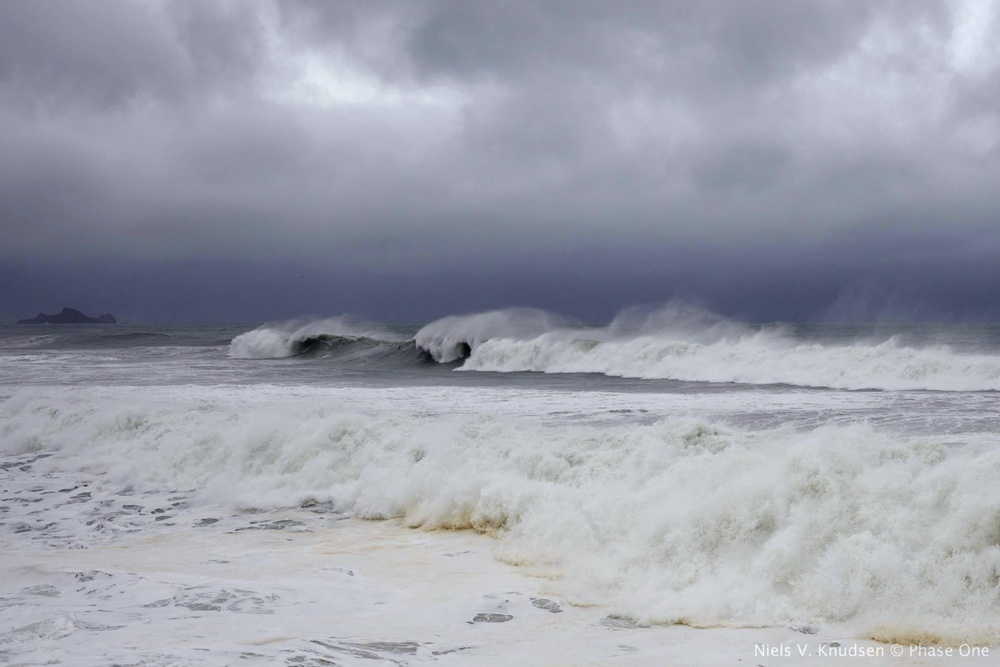
#> input picture trabalho pratico 8/cobaia.jpg, 1000 x 667 px, shrunk from 2560 x 1707 before the run
$ python morfologia.py
#> lines starting #> are read from the running program, lines starting #| are printed output that depends on the picture; after the words box and inside, x2 and y2 are one past the last pixel; in counts of white or black regions, pixels touching at a corner belong together
import numpy as np
import cv2
import os
import sys
import glob
import time

def create_structuring_element(shape="rect", ksize=3):
    """
    Cria um elemento estruturante dinâmico (matriz binária 0 e 1) de dimensão ímpar.

    Parâmetros:
    -----------
    shape : str
        Formato do elemento:
        - 'rect': Quadrado preenchido de 1s (padrão).
        - 'cross': Cruz centrada de 1s.
        - 'ellipse': Disco/elipse de 1s.
    ksize : int
        Tamanho ímpar da matriz (ex: 3, 5, 7).

    Retorna:
    --------
    np.ndarray
        Matriz binária 2D uint8 contendo apenas valores 0 e 1.
    """
    if not isinstance(ksize, int) or ksize < 1 or ksize % 2 == 0:
        raise ValueError(f"ksize deve ser um inteiro ímpar positivo. Recebido: {ksize}")

    if shape == "rect":
        return np.ones((ksize, ksize), dtype=np.uint8)
    elif shape == "cross":
        B = np.zeros((ksize, ksize), dtype=np.uint8)
        center = ksize // 2
        B[center, :] = 1
        B[:, center] = 1
        return B
    elif shape == "ellipse":
        center = (ksize - 1) / 2.0
        y, x = np.ogrid[:ksize, :ksize]
        dist = ((x - center) ** 2 + (y - center) ** 2)
        radius_sq = (center) ** 2
        return (dist <= radius_sq).astype(np.uint8)
    else:
        raise ValueError(f"Formato desconhecido: '{shape}'. Opções: 'rect', 'cross', 'ellipse'.")

def _validate_structuring_element(B):
    """Valida se o elemento estruturante é uma matriz binária 2D de dimensão ímpar."""
    if B is None:
        return create_structuring_element(shape="rect", ksize=3)
    if not isinstance(B, np.ndarray) or len(B.shape) != 2:
        raise ValueError("O elemento estruturante B deve ser um numpy.ndarray bidimensional.")
    kh, kw = B.shape
    if kh % 2 == 0 or kw % 2 == 0:
        raise ValueError(f"As dimensões do elemento estruturante devem ser ímpares. Recebido: {kh}x{kw}")
    return (B != 0).astype(np.uint8)

def dilate(image, B=None):
    """
    Dilatação Morfológica Vetorizada via Slicing e Stacking (Projeção Temporal com np.max).

    Suporta imagens binárias ({0, 1} ou {0, 255}) e imagens em níveis de cinza [0, 255].
    Utiliza padding com 0 para evitar distorções nas bordas.
    """
    B = _validate_structuring_element(B)
    kh, kw = B.shape
    pad_h = (kh - 1) // 2
    pad_w = (kw - 1) // 2
    H, W = image.shape[:2]

    # 1. Padding com 0 (expansão da imagem)
    if len(image.shape) == 2:
        padded = np.pad(image, ((pad_h, pad_h), (pad_w, pad_w)), mode='constant', constant_values=0)
    else:
        padded = np.pad(image, ((pad_h, pad_h), (pad_w, pad_w), (0, 0)), mode='constant', constant_values=0)

    # 2. Recorte de fatias contínuas onde o elemento estruturante B possui valor 1
    slices = []
    for i in range(kh):
        for j in range(kw):
            if B[i, j] == 1:
                slices.append(padded[i:i + H, j:j + W])

    # 3. Empilhamento em cubo multidimensional e projeção temporal (np.max)
    stack = np.stack(slices, axis=-1)
    return np.max(stack, axis=-1)

def erode(image, B=None, is_binary=False):
    """
    Erosão Morfológica Vetorizada via Slicing e Stacking (Projeção Temporal com np.min).

    Suporta imagens binárias e em níveis de cinza.
    Utiliza padding com 1 (se binária {0, 1}) ou 255 (se em cinza / {0, 255}),
    evitando o escurecimento artificial das bordas.
    """
    B = _validate_structuring_element(B)
    kh, kw = B.shape
    pad_h = (kh - 1) // 2
    pad_w = (kw - 1) // 2
    H, W = image.shape[:2]

    # Valor neutro do padding para a erosão:
    # 1 para binário {0, 1}; 255 para tons de cinza ou binário escalado em {0, 255}
    if is_binary and image.max() <= 1:
        pad_val = 1
    else:
        pad_val = 255

    # 1. Padding com valor máximo neutro (1 ou 255)
    if len(image.shape) == 2:
        padded = np.pad(image, ((pad_h, pad_h), (pad_w, pad_w)), mode='constant', constant_values=pad_val)
    else:
        padded = np.pad(image, ((pad_h, pad_h), (pad_w, pad_w), (0, 0)), mode='constant', constant_values=pad_val)

    # 2. Recorte de fatias onde B == 1
    slices = []
    for i in range(kh):
        for j in range(kw):
            if B[i, j] == 1:
                slices.append(padded[i:i + H, j:j + W])

    # 3. Empilhamento e projeção temporal (np.min)
    stack = np.stack(slices, axis=-1)
    return np.min(stack, axis=-1)

def morphological_gradient(image, B=None):
    """
    Gradiente Morfológico em Tons de Cinzento: g = (f ⊕ b) - (f ⊖ b)

    Calcula a diferença aritmética entre a imagem dilatada e a imagem erodida,
    enfatizando as transições de intensidade (bordas) de forma isotrópica.
    """
    B = _validate_structuring_element(B)
    dilated = dilate(image, B)
    eroded = erode(image, B, is_binary=False)

    # Diferença com casting defensivo para evitar underflow em uint8
    gradient = np.clip(dilated.astype(np.int32) - eroded.astype(np.int32), 0, 255).astype(np.uint8)
    return gradient, dilated, eroded


if __name__ == "__main__":
    script_dir = os.path.dirname(os.path.abspath(__file__))

    # Localizar imagem cobaia
    img_path = None
    if len(sys.argv) > 1 and os.path.exists(sys.argv[1]):
        img_path = sys.argv[1]
    else:
        candidates = [
            os.path.join(script_dir, "cobaia.jpg"),
            os.path.join(script_dir, "..", "trabalho pratico 7", "cobaia.jpg"),
            os.path.join(script_dir, "..", "trabalho pratico 6", "cobaia.jpg"),
            os.path.join(script_dir, "..", "trabalho pratico 5", "02_alargamento_contraste.jpg")
        ] + glob.glob(os.path.join(script_dir, "*.jpg")) + glob.glob(os.path.join(script_dir, "*.png"))

        for cand in candidates:
            base = os.path.basename(cand)
            if not base.startswith("0") and os.path.exists(cand):
                img_path = os.path.abspath(cand)
                break

    if img_path is None or not os.path.exists(img_path):
        print("Erro: Nenhuma imagem cobaia encontrada para o Trabalho Prático 8.")
        exit(1)

    print(f"-> Carregando imagem cobaia: {img_path}")
    image = cv2.imread(img_path)
#> image is the input picture: shape (667, 1000, 3); mean B, G, R 171.8, 160, 156.7

    if image is None:
        print("Erro ao carregar a imagem com OpenCV.")
        exit(1)

    print(f"   Dimensões originais: {image.shape[1]}x{image.shape[0]} ({image.shape[2]} canais)")
#|    Dimensões originais: 1000x667 (3 canais)

    # 1. Salvar imagem original
    file_orig = os.path.join(script_dir, "01_imagem_original.jpg")
    cv2.imwrite(file_orig, image)
    print(f"   Salvo: {file_orig}")

    # 2. Converter para Tons de Cinza para processamento morfológico
    gray_image = cv2.cvtColor(image, cv2.COLOR_BGR2GRAY) if len(image.shape) == 3 else image
    file_gray = os.path.join(script_dir, "02_imagem_cinza.jpg")
    cv2.imwrite(file_gray, gray_image)
    print(f"   Salvo: {file_gray}")

    # =========================================================================
    # PARTE 1: MORFOLOGIA EM IMAGENS BINÁRIAS (OPÇÃO 1)
    # =========================================================================
    print("\n" + "=" * 68)
    print("  PARTE 1: MORFOLOGIA EM IMAGENS BINÁRIAS (OPÇÃO 1)")
    print("=" * 68)

    # Binarização com Otsu para obter representação binária automática {0, 255}
    _, binary_image = cv2.threshold(gray_image, 0, 255, cv2.THRESH_BINARY + cv2.THRESH_OTSU)
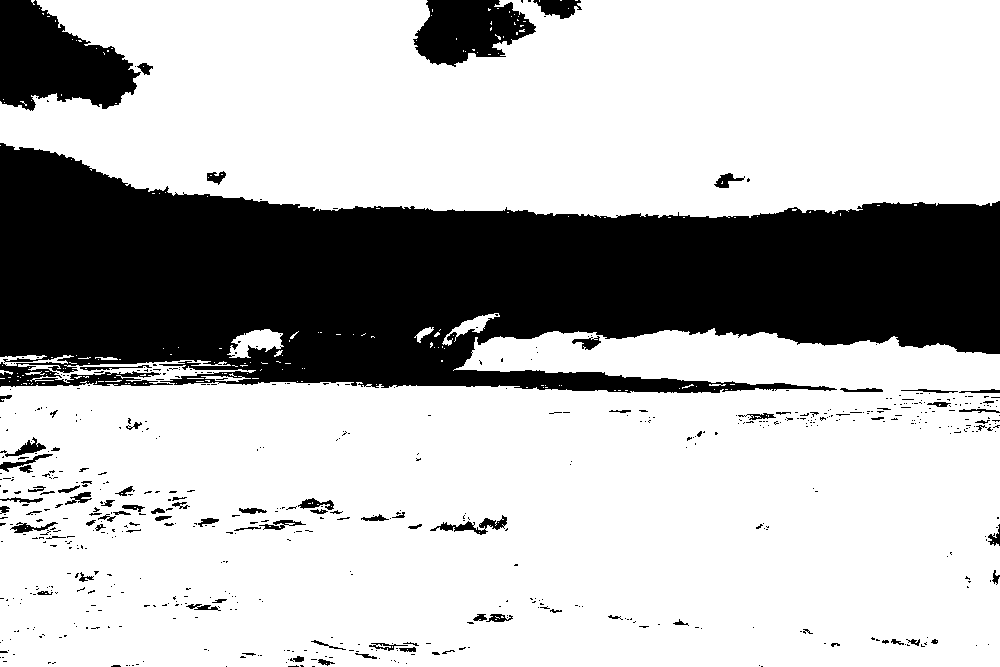
#> binary_image: shape (667, 1000); 72.6% white; 623 black regions (535 under 20 px), largest, box (x1, y1, x2, y2) and area: (0, 143, 1000, 393) 158614, (0, 0, 141, 111) 9923, (413, 0, 536, 67) 5472
    file_bin = os.path.join(script_dir, "03_imagem_binaria.png")
    cv2.imwrite(file_bin, binary_image)
    print(f"-> Imagem binarizada (Otsu) salva: {file_bin}")

    # Elementos Estruturantes para teste binário
    B_rect3 = create_structuring_element("rect", 3)
    B_cross3 = create_structuring_element("cross", 3)

    # 1.1 Dilatação e Erosão Binária com Elemento Quadrado 3x3
    print("\n-> Aplicando Dilatação Binária (Quadrado 3x3)...")
    t0 = time.perf_counter()
    bin_dilated_rect = dilate(binary_image, B_rect3)
#> in dilate, `padded = np.pad(image, ((pad_h, pad_h), (pad_w, pad_w)), mode='constan..`: padded: shape (669, 1002); 72.2% white; 589 black regions (512 under 20 px), largest, box (x1, y1, x2, y2) and area: (0, 0, 1002, 669) 178866, (431, 516, 508, 536) 484, (6, 438, 47, 458) 266
#> after the loop in dilate, `for i in range(kh):`: slices = 9 items
#> in dilate, `return np.max(stack, axis=-1)`: returned value: shape (667, 1000); 75% white; 169 black regions (139 under 20 px), largest, box (x1, y1, x2, y2) and area: (0, 144, 1000, 392) 150390, (0, 0, 138, 109) 9207, (416, 0, 534, 64) 4741
    dt = time.perf_counter() - t0
    file_bin_dil_rect = os.path.join(script_dir, "04_dilatacao_binaria_rect3x3.png")
    cv2.imwrite(file_bin_dil_rect, bin_dilated_rect)
    print(f"   Salvo: {file_bin_dil_rect} (Tempo: {dt:.4f}s)")

    print("-> Aplicando Erosão Binária (Quadrado 3x3)...")
    t0 = time.perf_counter()
    bin_eroded_rect = erode(binary_image, B_rect3, is_binary=True)
#> in erode, `padded = np.pad(image, ((pad_h, pad_h), (pad_w, pad_w)), mode='constan..`:
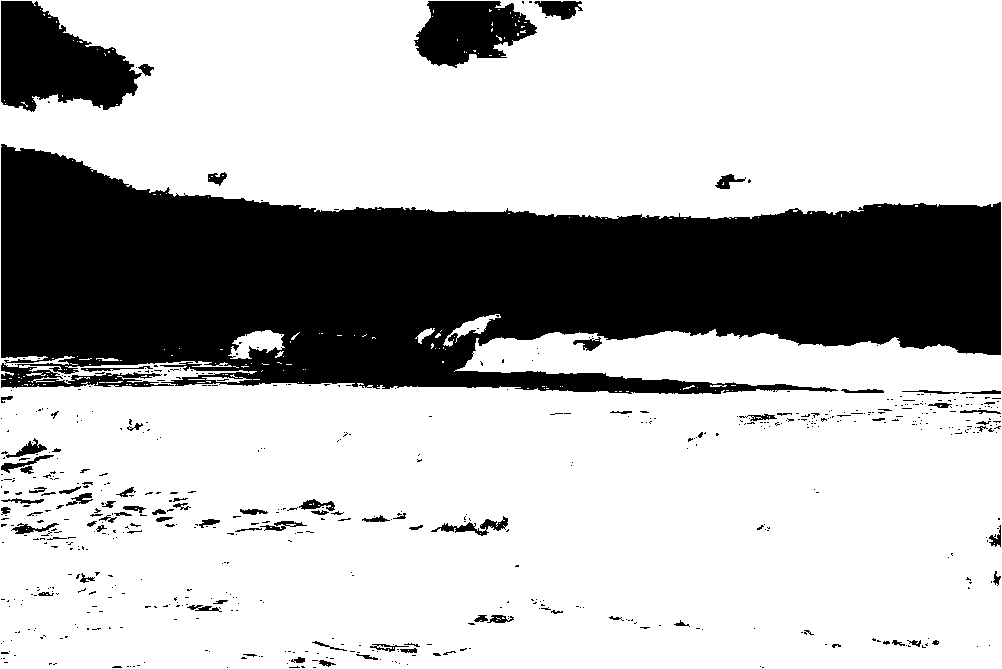
#> padded: shape (669, 1002); 72.7% white; 623 black regions (535 under 20 px), largest, box (x1, y1, x2, y2) and area: (1, 144, 1001, 394) 158614, (1, 1, 142, 112) 9923, (414, 1, 537, 68) 5472
#> in erode, `return np.min(stack, axis=-1)`: returned value: shape (667, 1000); 69.6% white; 252 black regions (103 under 20 px), largest, box (x1, y1, x2, y2) and area: (0, 142, 1000, 394) 166146, (0, 0, 154, 112) 10697, (412, 0, 537, 68) 5997
    dt = time.perf_counter() - t0
    file_bin_ero_rect = os.path.join(script_dir, "05_erosao_binaria_rect3x3.png")
    cv2.imwrite(file_bin_ero_rect, bin_eroded_rect)
    print(f"   Salvo: {file_bin_ero_rect} (Tempo: {dt:.4f}s)")

    # 1.2 Dilatação e Erosão Binária com Elemento em Cruz 3x3
    print("-> Aplicando Dilatação Binária (Cruz 3x3)...")
    bin_dilated_cross = dilate(binary_image, B_cross3)
#> after the loop in dilate (call 2), `for i in range(kh):`: slices = 5 items
#> in dilate (call 2), `return np.max(stack, axis=-1)`:
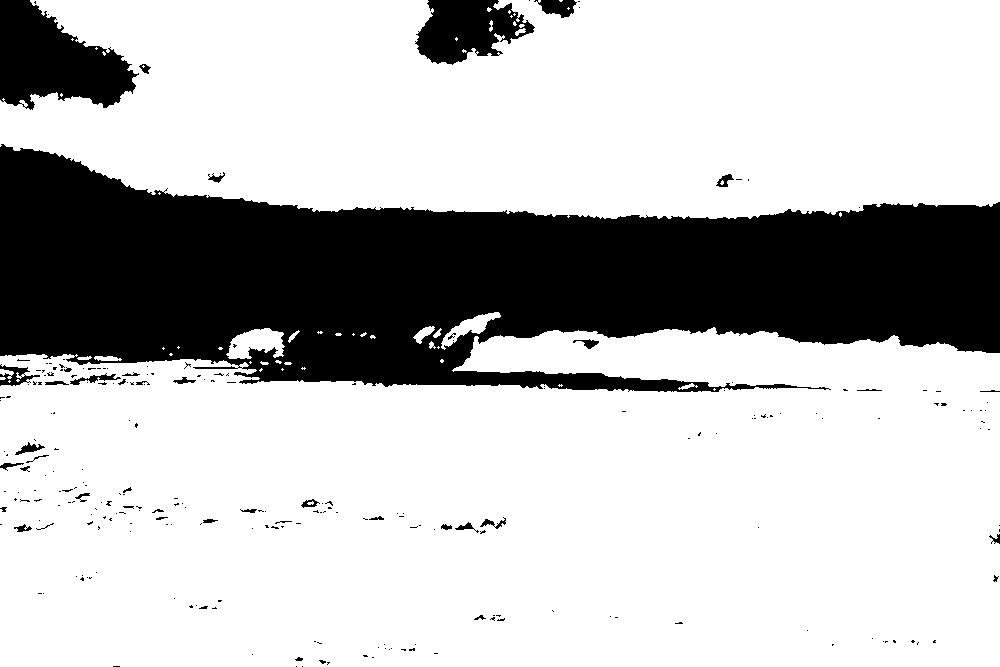
#> returned value: shape (667, 1000); 74.6% white; 250 black regions (207 under 20 px), largest, box (x1, y1, x2, y2) and area: (0, 144, 1000, 392) 151587, (0, 0, 139, 110) 9398, (415, 0, 535, 65) 4951
    file_bin_dil_cross = os.path.join(script_dir, "06_dilatacao_binaria_cruz3x3.png")
    cv2.imwrite(file_bin_dil_cross, bin_dilated_cross)
    print(f"   Salvo: {file_bin_dil_cross}")

    print("-> Aplicando Erosão Binária (Cruz 3x3)...")
    bin_eroded_cross = erode(binary_image, B_cross3, is_binary=True)
#> call 2 of erode, with B = array of shape (3, 3), is_binary = True
#> in erode (call 2), `return np.min(stack, axis=-1)`:
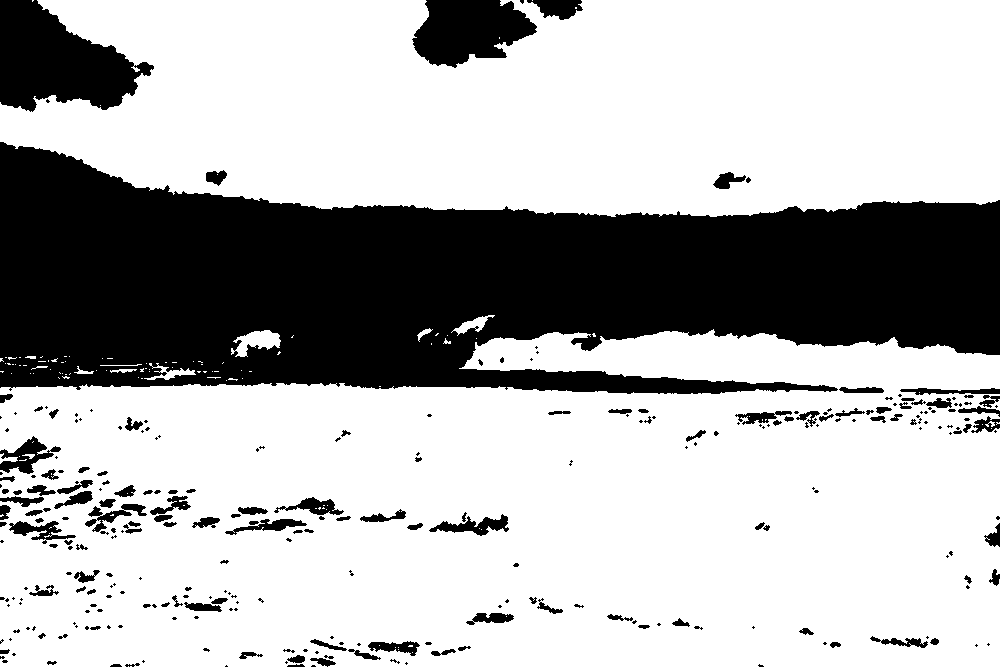
#> returned value: shape (667, 1000); 70.3% white; 289 black regions (157 under 20 px), largest, box (x1, y1, x2, y2) and area: (0, 142, 1000, 394) 165090, (0, 0, 154, 112) 10534, (412, 0, 537, 68) 5893
    file_bin_ero_cross = os.path.join(script_dir, "07_erosao_binaria_cruz3x3.png")
    cv2.imwrite(file_bin_ero_cross, bin_eroded_cross)
    print(f"   Salvo: {file_bin_ero_cross}")

    # =========================================================================
    # PARTE 2: GRADIENTE MORFOLÓGICO EM TONS DE CINZENTO (OPÇÃO 7)
    # =========================================================================
    print("\n" + "=" * 68)
    print("  PARTE 2: GRADIENTE MORFOLÓGICO EM TONS DE CINZENTO (OPÇÃO 7)")
    print("=" * 68)

    # 2.1 Dilatação, Erosão e Gradiente com Elemento Quadrado 3x3
    print("\n-> Aplicando Gradiente Morfológico g = (f ⊕ b) - (f ⊖ b) com Máscara 3x3...")
    t0 = time.perf_counter()
    grad_3x3, gray_dil_3x3, gray_ero_3x3 = morphological_gradient(gray_image, B_rect3)
    dt = time.perf_counter() - t0

    file_gray_dil = os.path.join(script_dir, "08_dilatacao_cinza_3x3.jpg")
    cv2.imwrite(file_gray_dil, gray_dil_3x3)
    print(f"   [Dilatação f ⊕ b] Salvo: {file_gray_dil}")

    file_gray_ero = os.path.join(script_dir, "09_erosao_cinza_3x3.jpg")
    cv2.imwrite(file_gray_ero, gray_ero_3x3)
    print(f"   [Erosão f ⊖ b] Salvo: {file_gray_ero}")

    file_grad_3x3 = os.path.join(script_dir, "10_gradiente_morfologico_3x3.jpg")
    cv2.imwrite(file_grad_3x3, grad_3x3)
    print(f"   [Gradiente Morfológico 3x3] Salvo: {file_grad_3x3} (Tempo: {dt:.4f}s)")

    # 2.2 Gradiente Morfológico com Elemento Quadrado 5x5 (Bordas mais espessas)
    B_rect5 = create_structuring_element("rect", 5)
    print("\n-> Aplicando Gradiente Morfológico com Máscara 5x5...")
    t0 = time.perf_counter()
    grad_5x5, _, _ = morphological_gradient(gray_image, B_rect5)
#> in dilate (call 4), `padded = np.pad(image, ((pad_h, pad_h), (pad_w, pad_w)), mode='constan..`:
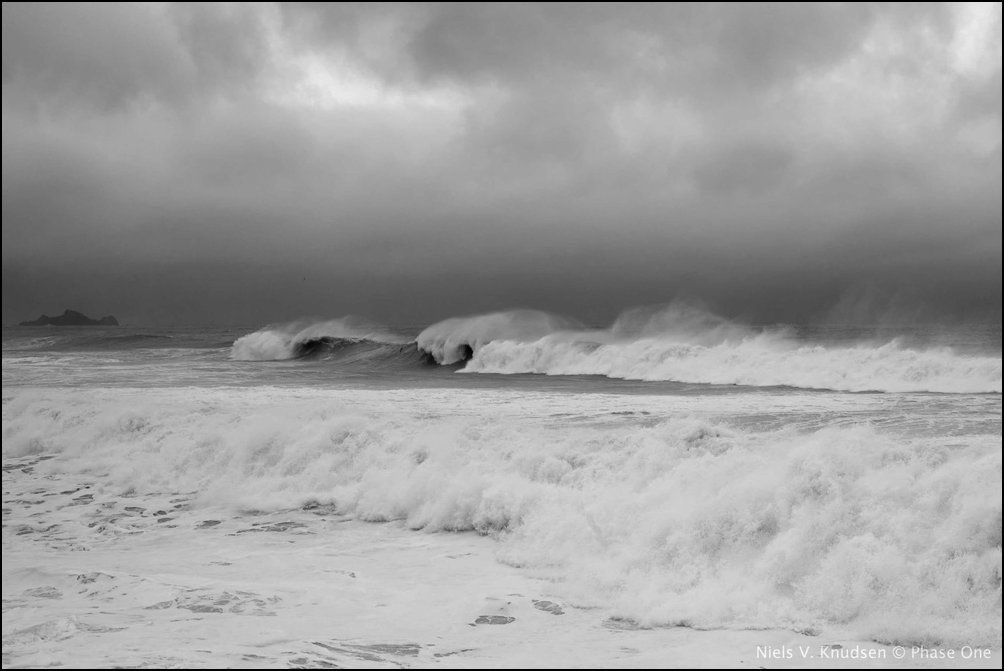
#> padded: shape (671, 1004); min 0, max 252, mean 158.8
#> after the loop in dilate (call 4), `for i in range(kh):`: slices = 25 items
#> in dilate (call 4), `return np.max(stack, axis=-1)`:
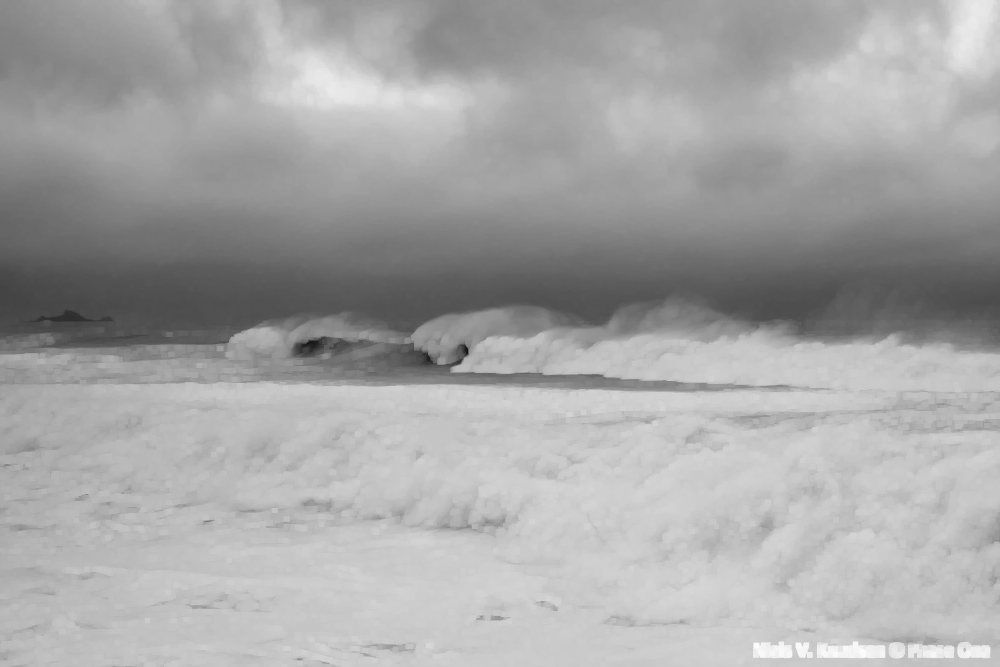
#> returned value: shape (667, 1000); min 16, max 252, mean 166.2
#> in morphological_gradient (call 2), `gradient = np.clip(dilated.astype(np.int32) - eroded.astype(np.int32),..`:
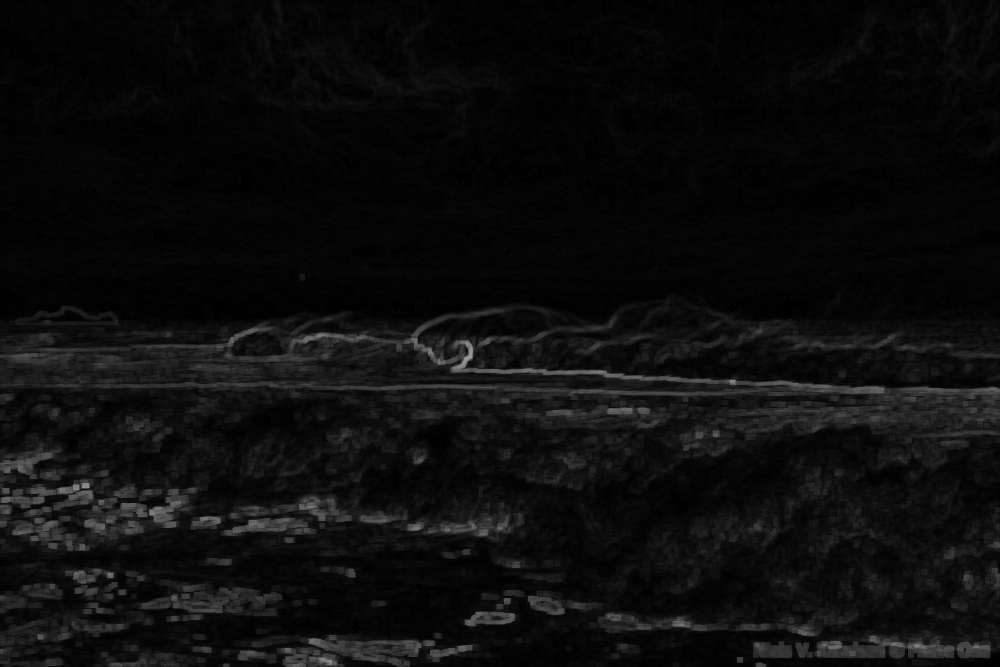
#> gradient: shape (667, 1000); min 0, max 157, mean 12.7
    dt = time.perf_counter() - t0

    file_grad_5x5 = os.path.join(script_dir, "11_gradiente_morfologico_5x5.jpg")
    cv2.imwrite(file_grad_5x5, grad_5x5)
    print(f"   [Gradiente Morfológico 5x5] Salvo: {file_grad_5x5} (Tempo: {dt:.4f}s)")

    print("\n" + "=" * 68)
    print("[SUCESSO] Tarefas do Trabalho Prático 8 concluídas com êxito!")
    print("=" * 68)
